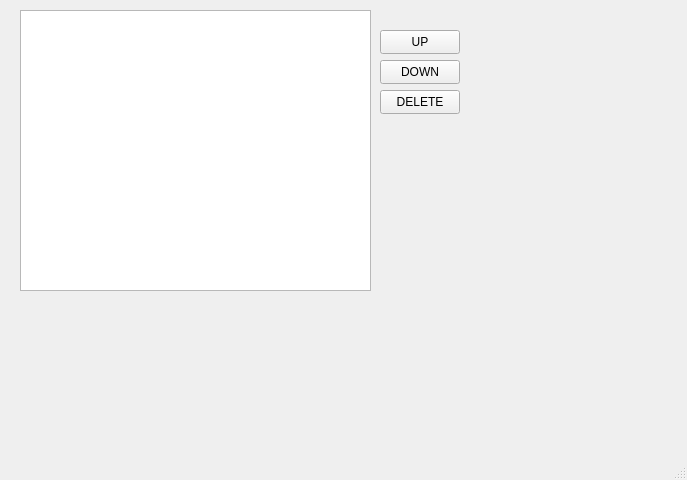
<?xml version="1.0" encoding="UTF-8"?>
<ui version="4.0">
 <class>MainWindow</class>
 <widget class="QMainWindow" name="MainWindow">
  <property name="geometry">
   <rect>
    <x>0</x>
    <y>0</y>
    <width>687</width>
    <height>480</height>
   </rect>
  </property>
  <property name="windowTitle">
   <string>MainWindow</string>
  </property>
  <widget class="QWidget" name="centralwidget">
   <widget class="QListView" name="listView">
    <property name="geometry">
     <rect>
      <x>20</x>
      <y>10</y>
      <width>351</width>
      <height>281</height>
     </rect>
    </property>
   </widget>
   <widget class="QPushButton" name="pushButton">
    <property name="geometry">
     <rect>
      <x>380</x>
      <y>30</y>
      <width>80</width>
      <height>24</height>
     </rect>
    </property>
    <property name="text">
     <string>UP</string>
    </property>
   </widget>
   <widget class="QPushButton" name="pushButton_2">
    <property name="geometry">
     <rect>
      <x>380</x>
      <y>60</y>
      <width>80</width>
      <height>24</height>
     </rect>
    </property>
    <property name="text">
     <string>DOWN</string>
    </property>
   </widget>
   <widget class="QPushButton" name="pushButton_3">
    <property name="geometry">
     <rect>
      <x>380</x>
      <y>90</y>
      <width>80</width>
      <height>24</height>
     </rect>
    </property>
    <property name="text">
     <string>DELETE</string>
    </property>
   </widget>
  </widget>
  <widget class="QMenuBar" name="menubar">
   <property name="geometry">
    <rect>
     <x>0</x>
     <y>0</y>
     <width>687</width>
     <height>21</height>
    </rect>
   </property>
  </widget>
  <widget class="QStatusBar" name="statusbar"/>
 </widget>
 <resources/>
 <connections/>
</ui>
